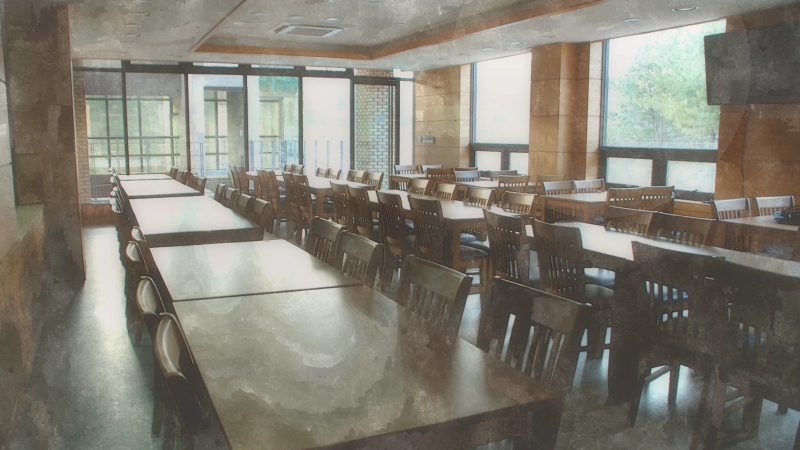
#> input picture harmony/entry/src/main/resources/rawfile/assets/backgrounds/cafeteria/day.webp, 1600 x 900 px (shown at 1/2 size); its folder holds only this picture in this run
$ python yuzusoft_style_backgrounds.py
#> lines starting #> are read from the running program, lines starting #| are printed output that depends on the picture
#> in process_scene, img is the input picture: PIL image 1600x900 RGB; mean R, G, B 129.5, 125.9, 115.4
"""
Yuzusoft-style Background Post-processor

Applies Yuzusoft-style visual filters to existing background images:
- Day: warm tone + soft glow + light sepia
- Evening: orange-red gradient overlay + enhanced saturation
- Night: deep blue tone + star particles + reduced brightness
- All: soft focus bloom to mimic Yuzusoft's dreamy background feel

Usage: python tools/yuzusoft_style_backgrounds.py
Requires: pip install Pillow
"""
from __future__ import annotations

import math
import random
from pathlib import Path

from PIL import Image, ImageDraw, ImageEnhance, ImageFilter

PROJECT_ROOT = Path(__file__).resolve().parents[1]
BG_ROOT = PROJECT_ROOT / 'public' / 'assets' / 'backgrounds'

CANVAS_SIZE = (1600, 900)
SAVE_OPTIONS = {'format': 'WEBP', 'quality': 92, 'method': 6}


def apply_yuzusoft_day(img: Image.Image) -> Image.Image:
    """Warm, bright, slightly dreamy day scene."""
    img = ImageEnhance.Color(img).enhance(1.12)
    img = ImageEnhance.Brightness(img).enhance(1.05)

    warm = Image.new('RGBA', img.size, (255, 248, 230, 18))
    img = Image.alpha_composite(img.convert('RGBA'), warm)
#> img: PIL image 1600x900 RGBA

    bloom = img.filter(ImageFilter.GaussianBlur(radius=12))
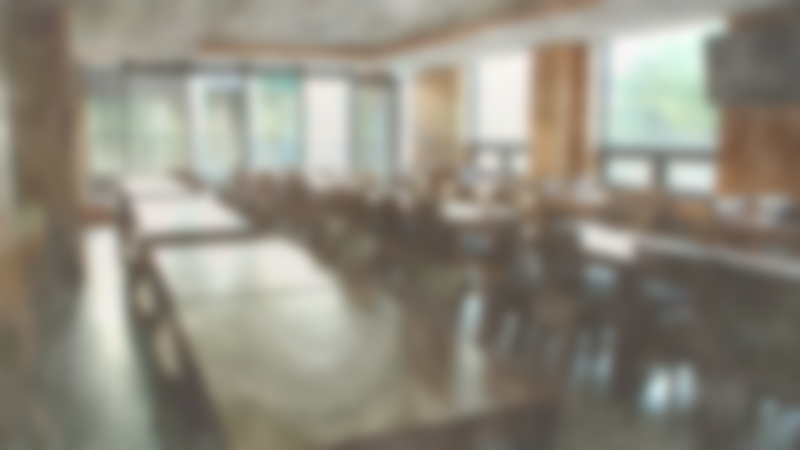
#> bloom: PIL image 1600x900 RGBA (shown at 1/2 size); mean R, G, B, A 143.9, 139.5, 126.8, 255
    bloom = ImageEnhance.Brightness(bloom).enhance(1.15)
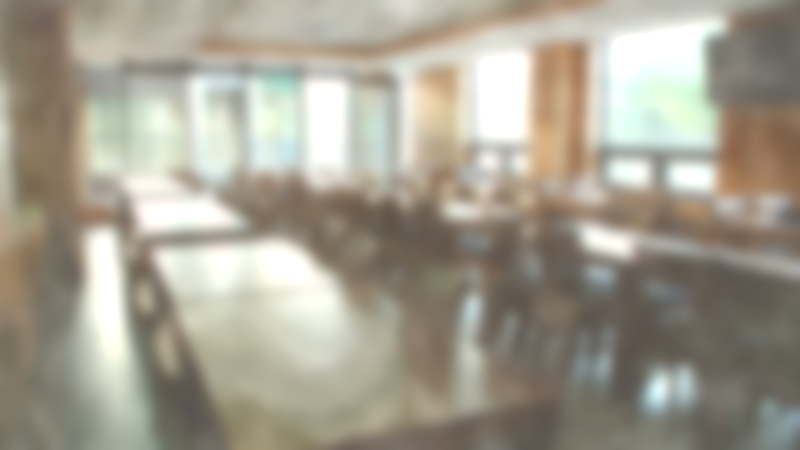
#> bloom: PIL image 1600x900 RGBA (shown at 1/2 size); mean R, G, B, A 164.5, 159.3, 145, 255
    img = Image.blend(img, bloom, alpha=0.18)
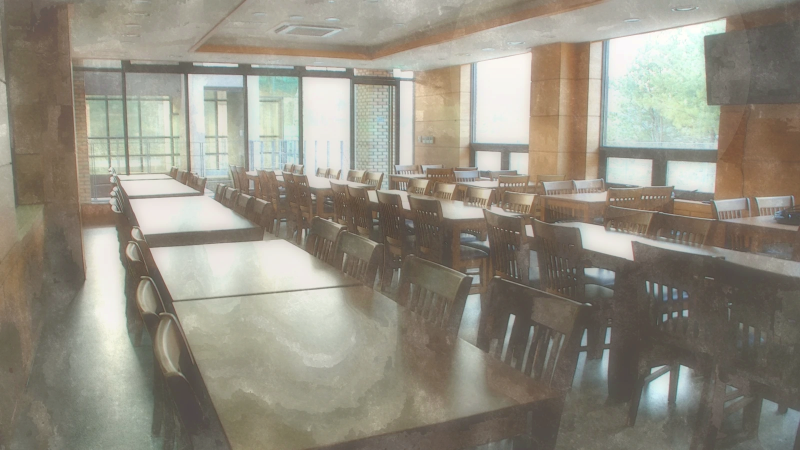
#> img: PIL image 1600x900 RGBA (shown at 1/2 size); mean R, G, B, A 147.1, 142.6, 129.5, 255

    glow = Image.new('RGBA', img.size, (0, 0, 0, 0))
#> glow: PIL image 1600x900 RGBA; every value is 0
    draw = ImageDraw.Draw(glow)
    cx, cy = int(img.width * 0.75), int(img.height * 0.15)
#> cx = 1200; cy = 135
    for r in range(300, 0, -2):
        alpha = int(22 * (r / 300))
        draw.ellipse([cx - r, cy - r, cx + r, cy + r], fill=(255, 245, 220, alpha))
    img = Image.alpha_composite(img, glow)

    return img.convert('RGB')


# [51 lines left out: functions apply_yuzusoft_evening, apply_yuzusoft_night, not called in this run]


VARIANT_PROCESSORS = {
    'day': apply_yuzusoft_day,
    'evening': apply_yuzusoft_evening,
    'night': apply_yuzusoft_night,
}


def process_scene(scene_dir: Path):
    """Process all variants of a single scene."""
    scene_name = scene_dir.name
    print(f'\nProcessing scene: {scene_name}')

    for variant_name, processor in VARIANT_PROCESSORS.items():
        src_path = scene_dir / f'{variant_name}.webp'
        if not src_path.exists():
            print(f'  [SKIP] {variant_name}.webp not found')
            continue

        img = Image.open(src_path)
        if img.size != CANVAS_SIZE:
            img = img.resize(CANVAS_SIZE, Image.LANCZOS)

        processed = processor(img)
        processed.save(src_path, **SAVE_OPTIONS)
        size_kb = src_path.stat().st_size / 1024
        print(f'  [OK] {variant_name}.webp -> Yuzusoft style ({size_kb:.0f} KB)')


def main():
    if not BG_ROOT.exists():
        print(f'Background directory not found: {BG_ROOT}')
        return

    scene_dirs = sorted([d for d in BG_ROOT.iterdir() if d.is_dir()])
    print(f'Found {len(scene_dirs)} scene directories')
    print('Applying Yuzusoft-style post-processing...')

    for scene_dir in scene_dirs:
        process_scene(scene_dir)
#> pass 2 of the loop in main, `for scene_dir in scene_dirs:`:
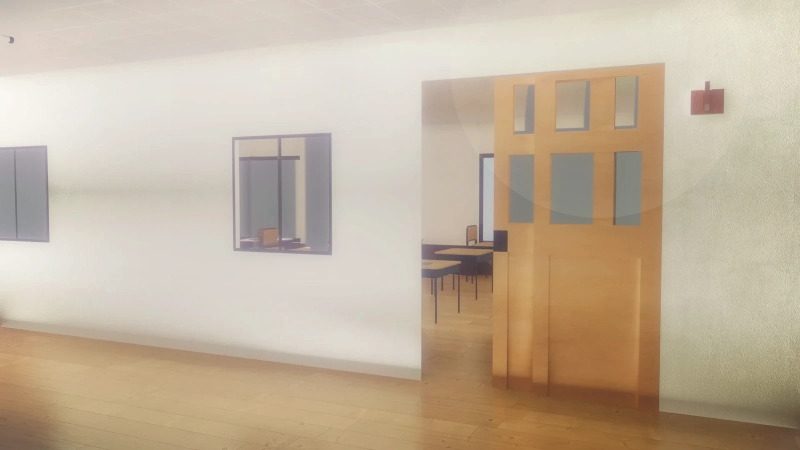
#> input picture harmony/entry/src/main/resources/rawfile/assets/backgrounds/classroom/day.webp, 1600 x 900 px (shown at 1/2 size)
#> in process_scene, img is the input picture: PIL image 1600x900 RGB; mean R, G, B 194.8, 178.5, 157.4
#> in apply_yuzusoft_day (call 2), `bloom = img.filter(ImageFilter.GaussianBlur(radius=12))`:
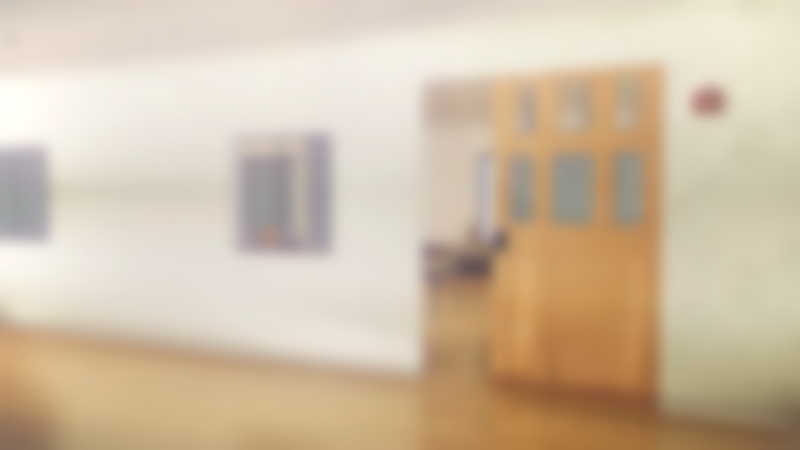
#> bloom: PIL image 1600x900 RGBA (shown at 1/2 size); mean R, G, B, A 208.6, 190.6, 166.2, 255
#> in apply_yuzusoft_day (call 2), `bloom = ImageEnhance.Brightness(bloom).enhance(1.15)`:
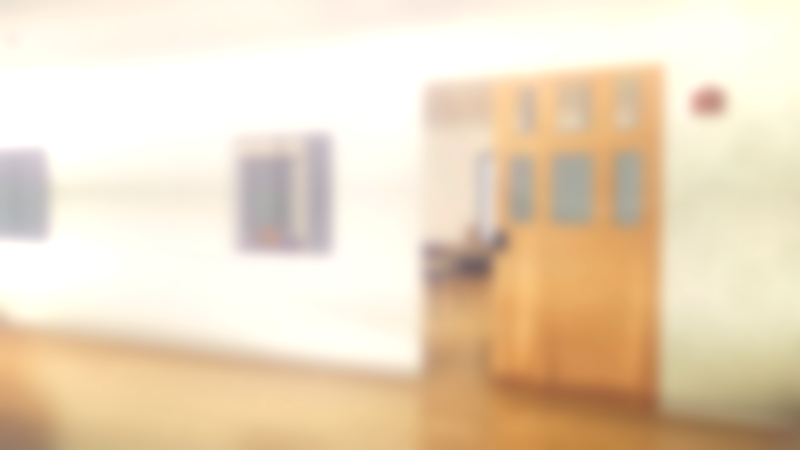
#> bloom: PIL image 1600x900 RGBA (shown at 1/2 size); mean R, G, B, A 234.3, 216, 189.8, 255

    print(f'\n=== Done: {len(scene_dirs)} scenes processed ===')


if __name__ == '__main__':
    main()
